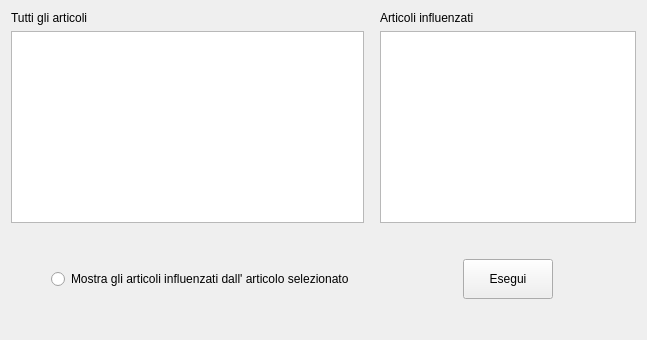
      <widget class="QWidget" name="pageMetodiArticolo">
       <layout class="QHBoxLayout" name="horizontalLayout_17">
        <item>
         <layout class="QVBoxLayout" name="verticalLayout_19">
          <item>
           <widget class="QLabel" name="label_6">
            <property name="text">
             <string>Tutti gli articoli</string>
            </property>
           </widget>
          </item>
          <item>
           <widget class="QListWidget" name="tuttiArticoliListWidget"/>
          </item>
          <item>
           <spacer name="verticalSpacer_12">
            <property name="orientation">
             <enum>Qt::Vertical</enum>
            </property>
            <property name="sizeType">
             <enum>QSizePolicy::Fixed</enum>
            </property>
            <property name="sizeHint" stdset="0">
             <size>
              <width>20</width>
              <height>40</height>
             </size>
            </property>
           </spacer>
          </item>
          <item>
           <layout class="QHBoxLayout" name="horizontalLayout_20">
            <item>
             <spacer name="horizontalSpacer_28">
              <property name="orientation">
               <enum>Qt::Horizontal</enum>
              </property>
              <property name="sizeType">
               <enum>QSizePolicy::Minimum</enum>
              </property>
              <property name="sizeHint" stdset="0">
               <size>
                <width>40</width>
                <height>20</height>
               </size>
              </property>
             </spacer>
            </item>
            <item>
             <layout class="QVBoxLayout" name="verticalLayout_23">
              <item>
               <widget class="QRadioButton" name="mostraArticoliInfluenzatiButton">
                <property name="text">
                 <string>Mostra gli articoli influenzati dall' articolo selezionato</string>
                </property>
               </widget>
              </item>
             </layout>
            </item>
            <item>
             <spacer name="horizontalSpacer_29">
              <property name="orientation">
               <enum>Qt::Horizontal</enum>
              </property>
              <property name="sizeType">
               <enum>QSizePolicy::MinimumExpanding</enum>
              </property>
              <property name="sizeHint" stdset="0">
               <size>
                <width>10</width>
                <height>20</height>
               </size>
              </property>
             </spacer>
            </item>
           </layout>
          </item>
          <item>
           <spacer name="verticalSpacer_13">
            <property name="orientation">
             <enum>Qt::Vertical</enum>
            </property>
            <property name="sizeType">
             <enum>QSizePolicy::Fixed</enum>
            </property>
            <property name="sizeHint" stdset="0">
             <size>
              <width>20</width>
              <height>40</height>
             </size>
            </property>
           </spacer>
          </item>
         </layout>
        </item>
        <item>
         <spacer name="horizontalSpacer_32">
          <property name="orientation">
           <enum>Qt::Horizontal</enum>
          </property>
          <property name="sizeType">
           <enum>QSizePolicy::Fixed</enum>
          </property>
          <property name="sizeHint" stdset="0">
           <size>
            <width>10</width>
            <height>20</height>
           </size>
          </property>
         </spacer>
        </item>
        <item>
         <layout class="QVBoxLayout" name="verticalLayout_22">
          <item>
           <widget class="QLabel" name="label_5">
            <property name="text">
             <string>Articoli influenzati</string>
            </property>
           </widget>
          </item>
          <item>
           <widget class="QListWidget" name="dinamicListWidgetArticoli"/>
          </item>
          <item>
           <spacer name="verticalSpacer_14">
            <property name="orientation">
             <enum>Qt::Vertical</enum>
            </property>
            <property name="sizeType">
             <enum>QSizePolicy::Fixed</enum>
            </property>
            <property name="sizeHint" stdset="0">
             <size>
              <width>20</width>
              <height>30</height>
             </size>
            </property>
           </spacer>
          </item>
          <item>
           <layout class="QHBoxLayout" name="horizontalLayout_21">
            <item>
             <spacer name="horizontalSpacer_30">
              <property name="orientation">
               <enum>Qt::Horizontal</enum>
              </property>
              <property name="sizeHint" stdset="0">
               <size>
                <width>40</width>
                <height>20</height>
               </size>
              </property>
             </spacer>
            </item>
            <item>
             <widget class="QPushButton" name="eseguiButtonArticoli">
              <property name="minimumSize">
               <size>
                <width>90</width>
                <height>40</height>
               </size>
              </property>
              <property name="text">
               <string>Esegui</string>
              </property>
             </widget>
            </item>
            <item>
             <spacer name="horizontalSpacer_31">
              <property name="orientation">
               <enum>Qt::Horizontal</enum>
              </property>
              <property name="sizeHint" stdset="0">
               <size>
                <width>40</width>
                <height>20</height>
               </size>
              </property>
             </spacer>
            </item>
           </layout>
          </item>
          <item>
           <spacer name="verticalSpacer_15">
            <property name="orientation">
             <enum>Qt::Vertical</enum>
            </property>
            <property name="sizeType">
             <enum>QSizePolicy::Fixed</enum>
            </property>
            <property name="sizeHint" stdset="0">
             <size>
              <width>20</width>
              <height>30</height>
             </size>
            </property>
           </spacer>
          </item>
         </layout>
        </item>
       </layout>
      </widget>
